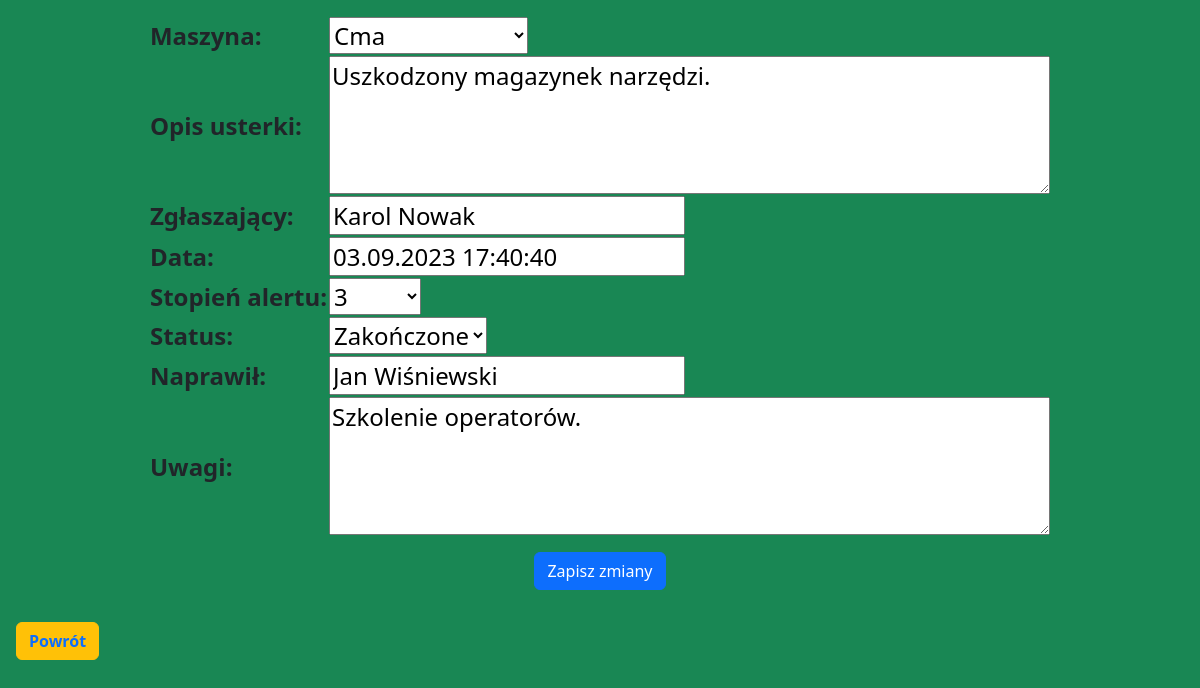
The page /edycjaWpisu/16/ on the database its author committed.
### rejestrAwarii/models.py (models this page shows)
class Awaria(models.Model):
    Maszyny = [
        ("Tp3", "TruPunch 3000"),
        ("Tp4", "TruPunch 4000"),
        ("Tp5", "TruPunch 5000"),
        ("Kimla", "Laser Kimla"),
        ("HSG", "Laser HSG"),
        ("M1", "Durma M1"),
        ("M2", "Durma M2"),
        ("Cma", "Cma"),
        ("Crippa", "Giętarka Crippa"),
        ("Adr", 'Durma Adr'),
    ]
    Statusy = [
        ("W toku", "W toku"),
        ("Zakończone", "Zakończone")
    ]
    Alerty = [
        ("1", "1"),
        ("2", "2"),
        ("3", "3")
    ]
    maszyna = models.CharField(choices=Maszyny, max_length=30)
    opis_usterki = models.TextField()
    zgłaszający = models.CharField(max_length=40)
    data = models.DateTimeField(default=now)
    stopień_alertu = models.CharField(max_length=50, choices=Alerty)
    status = models.CharField(
        choices=Statusy, default="W toku", max_length=20)
    naprawił = models.CharField(max_length=40)
    uwagi = models.TextField()

### rejestrAwarii/views.py (the view)
# urls.py: path('edycjaWpisu/<int:pk>/', views.edycjaWpisu, name='edycjaWpisu'),
def edycjaWpisu(request, pk):
    wpis = Awaria.objects.get(id=pk)
    if request.method != 'POST':
        form = AwariaForm(instance=wpis)
    else:
        form = AwariaForm(instance=wpis, data=request.POST)
        if form.is_valid():
            form.save()
            return redirect('wToku')
    return render(request, 'rejestrAwarii/edycjaWpisu.html', {'wpis': wpis, 'form': form})

### rejestrAwarii/forms.py (shortened to what this page needs)
class AwariaForm(forms.ModelForm):
    class Meta:
        model = Awaria
        widgets = {
            'opis_usterki': forms.Textarea(attrs={'rows': 4, 'cols': 50}),
            'uwagi': forms.Textarea(attrs={'rows': 4, 'cols': 50}),
        }
        fields = "__all__"
    def __init__(self, *args, **kwargs):
        super(AwariaForm, self).__init__(*args, **kwargs)
        self.fields['naprawił'].required = False
        self.fields['uwagi'].required = False

### rejestrAwarii/templates/rejestrAwarii/edycjaWpisu.html (shortened to what this page needs)
{% load static %}
<html lang="pl">
  <head>
    <link
      href="https://cdn.jsdelivr.net/npm/bootstrap@5.3.1/dist/css/bootstrap.min.css"
      rel="stylesheet"
    />
  </head>
  <body class="bg-success">
    <form
      action="{% url 'edycjaWpisu' pk=wpis.id %}"
      method="post"
      class="d-flex flex-column align-items-center"
    >
      <table class="fs-4 m-3">
        {{form.as_table}}
      </table>
      <button name="submit" class="btn btn-primary">Zapisz zmiany</button>
    </form>
    <button type="button" class="btn btn-warning m-3 fw-bold">
      <a
        href="{% url 'wToku' %}"
        class="link-underline link-underline-opacity-0"
        >Powrót</a
      >
    </button>
  </body>
</html>

### rows shown on the page
Awaria: maszyna "Cma", opis_usterki "Uszkodzony magazynek narzędzi.", zgłaszający "Karol Nowak", data "03.09.2023 17:40:40", stopień_alertu "3", status "Zakończone", naprawił "Jan Wiśniewski", uwagi "Szkolenie operatorów."
